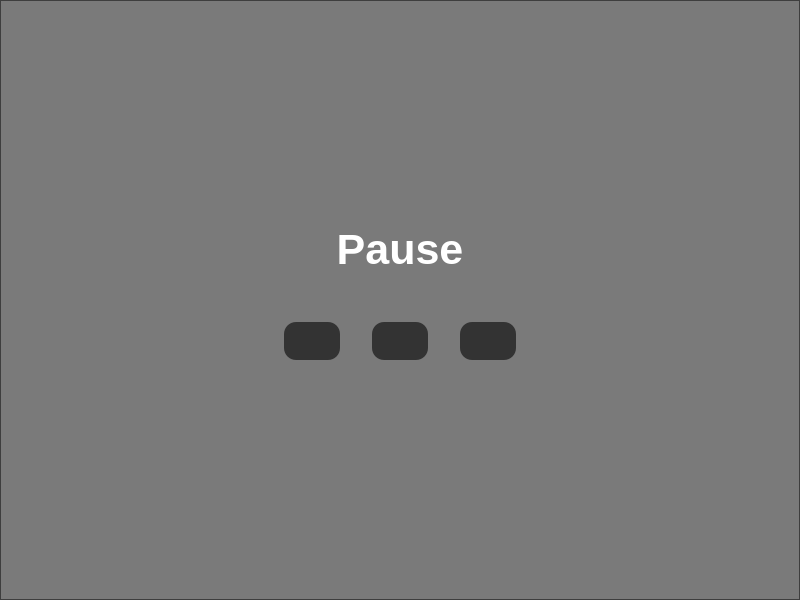
<?xml version="1.0" encoding="UTF-8"?>
<ui version="4.0">
 <class>GameWindow</class>
 <widget class="QMainWindow" name="GameWindow">
  <property name="geometry">
   <rect>
    <x>0</x>
    <y>0</y>
    <width>800</width>
    <height>600</height>
   </rect>
  </property>
  <property name="windowTitle">
   <string>MainWindow</string>
  </property>
  <property name="windowIcon">
   <iconset resource="resources.qrc">
    <normaloff>:/icons/icons/icon.ico</normaloff>:/icons/icons/icon.ico</iconset>
  </property>
  <widget class="QWidget" name="centralwidget">
   <layout class="QGridLayout" name="gridLayout">
    <property name="leftMargin">
     <number>0</number>
    </property>
    <property name="topMargin">
     <number>0</number>
    </property>
    <property name="rightMargin">
     <number>0</number>
    </property>
    <property name="bottomMargin">
     <number>0</number>
    </property>
    <property name="spacing">
     <number>0</number>
    </property>
    <item row="0" column="0">
     <widget class="QFrame" name="frameGamePause">
      <property name="enabled">
       <bool>true</bool>
      </property>
      <property name="styleSheet">
       <string notr="true">.QFrame {
	background: rgba(0, 0, 0, 125);
}

.QPushButton {
	background: #333333;
	border-radius: 12px;
	padding: 12px;
	border: none;
}</string>
      </property>
      <property name="frameShape">
       <enum>QFrame::StyledPanel</enum>
      </property>
      <property name="frameShadow">
       <enum>QFrame::Raised</enum>
      </property>
      <layout class="QVBoxLayout" name="verticalLayout">
       <property name="spacing">
        <number>32</number>
       </property>
       <item>
        <spacer name="verticalSpacer">
         <property name="orientation">
          <enum>Qt::Vertical</enum>
         </property>
         <property name="sizeHint" stdset="0">
          <size>
           <width>20</width>
           <height>40</height>
          </size>
         </property>
        </spacer>
       </item>
       <item>
        <widget class="QLabel" name="label">
         <property name="font">
          <font>
           <pointsize>32</pointsize>
           <bold>true</bold>
          </font>
         </property>
         <property name="styleSheet">
          <string notr="true">.QLabel {
	color: #FFFFFF;
}</string>
         </property>
         <property name="text">
          <string>Pause</string>
         </property>
         <property name="alignment">
          <set>Qt::AlignCenter</set>
         </property>
        </widget>
       </item>
       <item>
        <layout class="QHBoxLayout" name="horizontalLayout">
         <property name="spacing">
          <number>32</number>
         </property>
         <property name="leftMargin">
          <number>16</number>
         </property>
         <property name="topMargin">
          <number>16</number>
         </property>
         <property name="rightMargin">
          <number>16</number>
         </property>
         <property name="bottomMargin">
          <number>16</number>
         </property>
         <item>
          <spacer name="horizontalSpacer">
           <property name="orientation">
            <enum>Qt::Horizontal</enum>
           </property>
           <property name="sizeHint" stdset="0">
            <size>
             <width>40</width>
             <height>20</height>
            </size>
           </property>
          </spacer>
         </item>
         <item>
          <widget class="QPushButton" name="pushButton_close">
           <property name="icon">
            <iconset resource="resources.qrc">
             <normaloff>:/icons/icons/close.svg</normaloff>:/icons/icons/close.svg</iconset>
           </property>
           <property name="iconSize">
            <size>
             <width>24</width>
             <height>24</height>
            </size>
           </property>
          </widget>
         </item>
         <item>
          <widget class="QPushButton" name="pushButton_play">
           <property name="icon">
            <iconset resource="resources.qrc">
             <normaloff>:/icons/icons/play.svg</normaloff>:/icons/icons/play.svg</iconset>
           </property>
           <property name="iconSize">
            <size>
             <width>24</width>
             <height>24</height>
            </size>
           </property>
          </widget>
         </item>
         <item>
          <widget class="QPushButton" name="pushButton_reset">
           <property name="icon">
            <iconset resource="resources.qrc">
             <normaloff>:/icons/icons/rotate.svg</normaloff>:/icons/icons/rotate.svg</iconset>
           </property>
           <property name="iconSize">
            <size>
             <width>24</width>
             <height>24</height>
            </size>
           </property>
          </widget>
         </item>
         <item>
          <spacer name="horizontalSpacer_2">
           <property name="orientation">
            <enum>Qt::Horizontal</enum>
           </property>
           <property name="sizeHint" stdset="0">
            <size>
             <width>40</width>
             <height>20</height>
            </size>
           </property>
          </spacer>
         </item>
        </layout>
       </item>
       <item>
        <spacer name="verticalSpacer_2">
         <property name="orientation">
          <enum>Qt::Vertical</enum>
         </property>
         <property name="sizeHint" stdset="0">
          <size>
           <width>20</width>
           <height>40</height>
          </size>
         </property>
        </spacer>
       </item>
      </layout>
     </widget>
    </item>
   </layout>
  </widget>
 </widget>
 <resources>
  <include location="resources.qrc"/>
 </resources>
 <connections/>
</ui>
